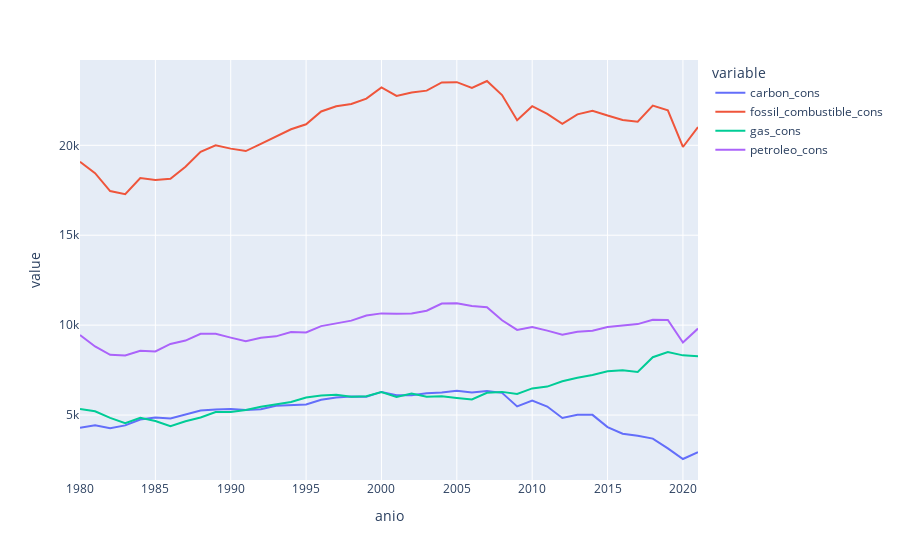

Write notebook code for a chart like this one.
### Code cell
plot_by_energy('cons', 'USA')
